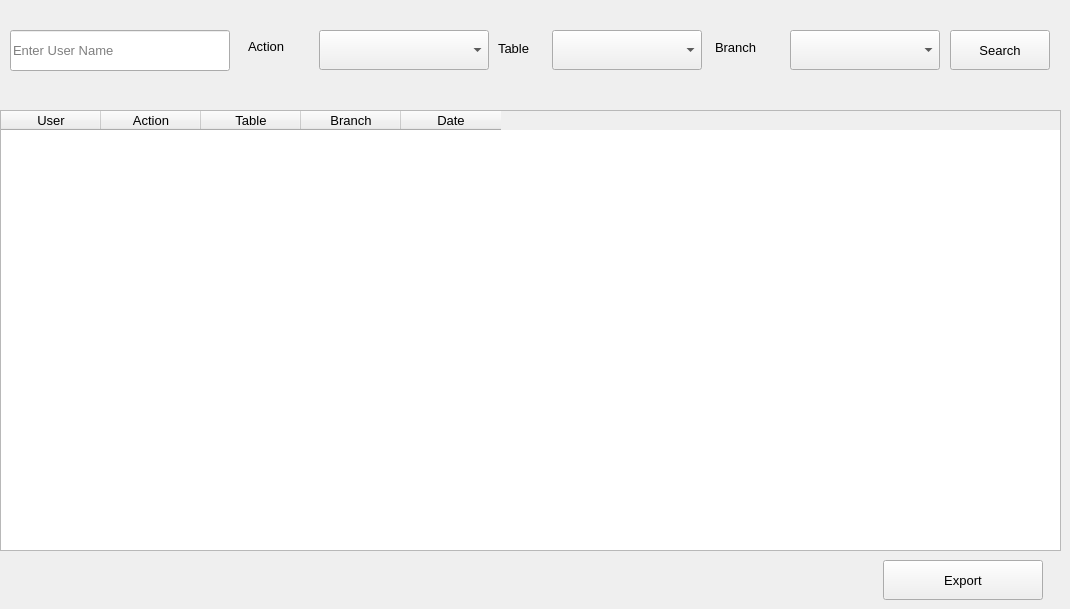
    <widget class="QWidget" name="tab_5">
     <attribute name="title">
      <string>Historty</string>
     </attribute>
     <widget class="QTableWidget" name="tableWidget_4">
      <property name="geometry">
       <rect>
        <x>0</x>
        <y>110</y>
        <width>1061</width>
        <height>441</height>
       </rect>
      </property>
      <property name="font">
       <font>
        <family>MS Shell Dlg 2</family>
        <pointsize>10</pointsize>
        <weight>9</weight>
        <italic>false</italic>
        <bold>false</bold>
       </font>
      </property>
      <column>
       <property name="text">
        <string>User</string>
       </property>
      </column>
      <column>
       <property name="text">
        <string>Action</string>
       </property>
      </column>
      <column>
       <property name="text">
        <string>Table</string>
       </property>
      </column>
      <column>
       <property name="text">
        <string>Branch</string>
       </property>
      </column>
      <column>
       <property name="text">
        <string>Date</string>
       </property>
      </column>
     </widget>
     <widget class="QPushButton" name="pushButton_24">
      <property name="geometry">
       <rect>
        <x>950</x>
        <y>30</y>
        <width>100</width>
        <height>40</height>
       </rect>
      </property>
      <property name="font">
       <font>
        <family>MS Shell Dlg 2</family>
        <pointsize>10</pointsize>
        <weight>9</weight>
        <italic>false</italic>
        <bold>false</bold>
       </font>
      </property>
      <property name="text">
       <string>Search</string>
      </property>
     </widget>
     <widget class="QLineEdit" name="lineEdit_28">
      <property name="geometry">
       <rect>
        <x>10</x>
        <y>30</y>
        <width>220</width>
        <height>41</height>
       </rect>
      </property>
      <property name="font">
       <font>
        <family>MS Shell Dlg 2</family>
        <pointsize>10</pointsize>
        <weight>9</weight>
        <italic>false</italic>
        <bold>false</bold>
       </font>
      </property>
      <property name="styleSheet">
       <string notr="true"/>
      </property>
      <property name="placeholderText">
       <string>Enter User Name</string>
      </property>
     </widget>
     <widget class="QComboBox" name="comboBox_14">
      <property name="geometry">
       <rect>
        <x>319</x>
        <y>30</y>
        <width>170</width>
        <height>40</height>
       </rect>
      </property>
      <property name="font">
       <font>
        <family>MS Shell Dlg 2</family>
        <pointsize>10</pointsize>
        <weight>9</weight>
        <italic>false</italic>
        <bold>false</bold>
       </font>
      </property>
     </widget>
     <widget class="QLabel" name="label_17">
      <property name="geometry">
       <rect>
        <x>248</x>
        <y>31</y>
        <width>60</width>
        <height>30</height>
       </rect>
      </property>
      <property name="font">
       <font>
        <family>MS Shell Dlg 2</family>
        <pointsize>10</pointsize>
        <weight>9</weight>
        <italic>false</italic>
        <bold>false</bold>
       </font>
      </property>
      <property name="text">
       <string>Action</string>
      </property>
     </widget>
     <widget class="QComboBox" name="comboBox_15">
      <property name="geometry">
       <rect>
        <x>552</x>
        <y>30</y>
        <width>150</width>
        <height>40</height>
       </rect>
      </property>
      <property name="font">
       <font>
        <family>MS Shell Dlg 2</family>
        <pointsize>10</pointsize>
        <weight>9</weight>
        <italic>false</italic>
        <bold>false</bold>
       </font>
      </property>
     </widget>
     <widget class="QLabel" name="label_18">
      <property name="geometry">
       <rect>
        <x>498</x>
        <y>33</y>
        <width>50</width>
        <height>30</height>
       </rect>
      </property>
      <property name="font">
       <font>
        <family>MS Shell Dlg 2</family>
        <pointsize>10</pointsize>
        <weight>9</weight>
        <italic>false</italic>
        <bold>false</bold>
       </font>
      </property>
      <property name="text">
       <string>Table</string>
      </property>
     </widget>
     <widget class="QComboBox" name="comboBox_20">
      <property name="geometry">
       <rect>
        <x>790</x>
        <y>30</y>
        <width>150</width>
        <height>40</height>
       </rect>
      </property>
      <property name="font">
       <font>
        <family>MS Shell Dlg 2</family>
        <pointsize>10</pointsize>
        <weight>9</weight>
        <italic>false</italic>
        <bold>false</bold>
       </font>
      </property>
     </widget>
     <widget class="QLabel" name="label_52">
      <property name="geometry">
       <rect>
        <x>715</x>
        <y>32</y>
        <width>61</width>
        <height>30</height>
       </rect>
      </property>
      <property name="font">
       <font>
        <family>MS Shell Dlg 2</family>
        <pointsize>10</pointsize>
        <weight>9</weight>
        <italic>false</italic>
        <bold>false</bold>
       </font>
      </property>
      <property name="text">
       <string>Branch</string>
      </property>
     </widget>
     <widget class="QPushButton" name="pushButton_40">
      <property name="geometry">
       <rect>
        <x>883</x>
        <y>560</y>
        <width>160</width>
        <height>40</height>
       </rect>
      </property>
      <property name="font">
       <font>
        <family>MS Shell Dlg 2</family>
        <pointsize>10</pointsize>
        <weight>9</weight>
        <italic>false</italic>
        <bold>false</bold>
       </font>
      </property>
      <property name="text">
       <string>Export</string>
      </property>
     </widget>
    </widget>
